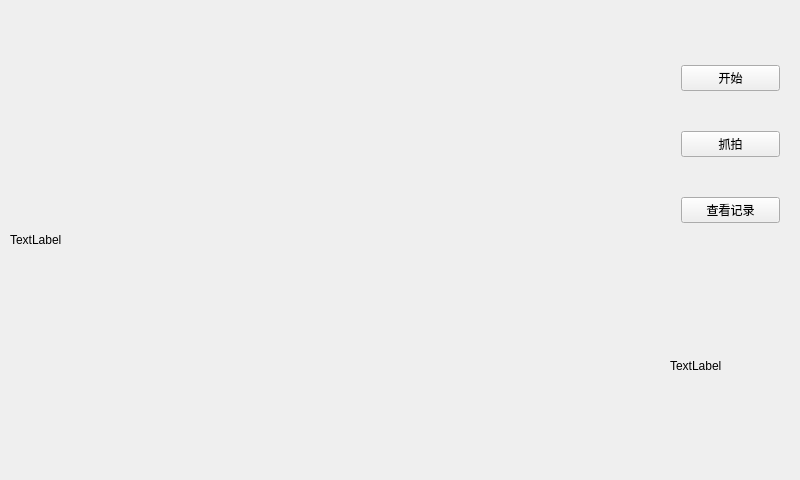
<?xml version="1.0" encoding="UTF-8"?>
<ui version="4.0">
 <class>videodisplay</class>
 <widget class="QWidget" name="videodisplay">
  <property name="geometry">
   <rect>
    <x>0</x>
    <y>0</y>
    <width>800</width>
    <height>480</height>
   </rect>
  </property>
  <property name="windowTitle">
   <string>videodisplay</string>
  </property>
  <widget class="QLabel" name="displaytLabel">
   <property name="geometry">
    <rect>
     <x>10</x>
     <y>0</y>
     <width>640</width>
     <height>480</height>
    </rect>
   </property>
   <property name="text">
    <string>TextLabel</string>
   </property>
  </widget>
  <widget class="QLabel" name="label">
   <property name="geometry">
    <rect>
     <x>670</x>
     <y>320</y>
     <width>111</width>
     <height>91</height>
    </rect>
   </property>
   <property name="text">
    <string>TextLabel</string>
   </property>
  </widget>
  <widget class="QWidget" name="">
   <property name="geometry">
    <rect>
     <x>670</x>
     <y>20</y>
     <width>121</width>
     <height>251</height>
    </rect>
   </property>
   <layout class="QVBoxLayout" name="verticalLayout">
    <item>
     <widget class="QPushButton" name="startBtn">
      <property name="text">
       <string>开始</string>
      </property>
     </widget>
    </item>
    <item>
     <widget class="QPushButton" name="shotBtn">
      <property name="text">
       <string>抓拍</string>
      </property>
     </widget>
    </item>
    <item>
     <widget class="QPushButton" name="pushButton">
      <property name="text">
       <string>查看记录</string>
      </property>
     </widget>
    </item>
   </layout>
  </widget>
 </widget>
 <layoutdefault spacing="6" margin="11"/>
 <resources/>
 <connections/>
</ui>
